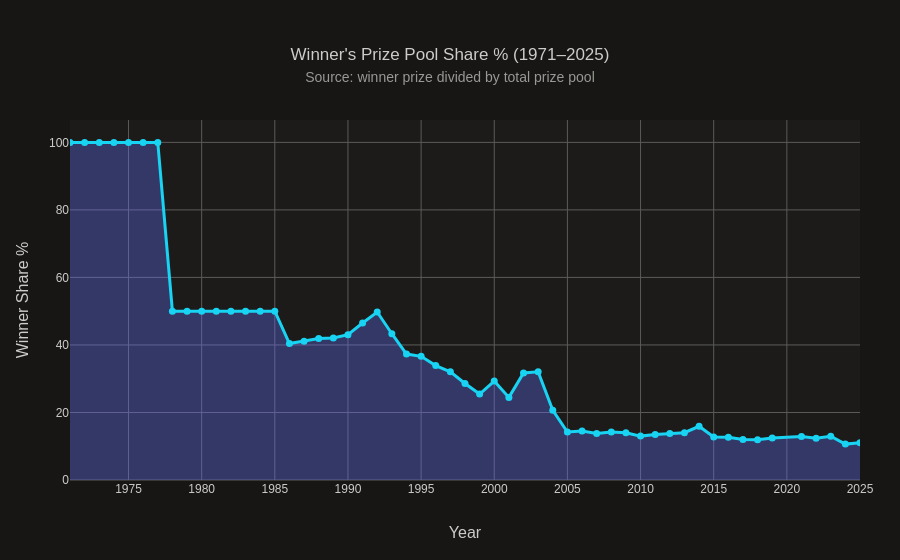

Notebook code cell kept with this figure:
### Markdown cell above
## Figure 2: Winner Share of Prize Pool

### Code cell
fig2 = go.Figure()

fig2.add_trace(go.Scatter(
    x=yearly["year"],
    y=yearly["winner_share_pct"],
    mode="lines+markers",
    fill="tozeroy",
    fillcolor="rgba(99, 110, 250, 0.35)",
    line=dict(width=3),
    marker=dict(size=7),
    name="Winner Share %"
))

fig2.update_layout(
    title=dict(
        text="Winner's Prize Pool Share % (1971–2025)<br>"
             "<span style='font-size:14px;font-weight:normal;color:#9a9896;'>"
             "Source: winner prize divided by total prize pool</span>"
    ),
    showlegend=False
)

fig2.update_xaxes(title_text="Year", dtick=5)
fig2.update_yaxes(title_text="Winner Share %")
fig2.write_html(CHARTS / "winner_share_trend.html", include_plotlyjs="cdn")
fig2.show()

### Figure 1 — Plotly figure (JSON) as saved in the notebook; plotly's stock layout.template omitted (floating-point values rounded to 4 significant figures)
{"data": [{"fill": "tozeroy", "fillcolor": "rgba(99, 110, 250, 0.35)", "line": {"width": 3}, "marker": {"size": 7}, "mode": "lines+markers", "name": "Winner Share %", "type": "scatter", "x": [1971, 1972, 1973, 1974, 1975, 1976, 1977, 1978, 1979, 1980, 1981, 1982, 1983, 1984, 1985, 1986, 1987, 1988, 1989, 1990, 1991, 1992, 1993, 1994, 1995, 1996, 1997, 1998, 1999, 2000, 2001, 2002, 2003, 2004, 2005, 2006, 2007, 2008, 2009, 2010, 2011, 2012, 2013, 2014, 2015, 2016, 2017, 2018, 2019, 2021, 2022, 2023, 2024, 2025], "y": [100.0, 100.0, 100.0, 100.0, 100.0, 100.0, 100.0, 50.0, 50.0, 50.0, 50.0, 50.0, 50.0, 50.0, 50.0, 40.43, 41.12, 41.92, 42.06, 43.04, 46.51, 49.75, 43.33, 37.31, 36.63, 33.9, 32.05, 28.57, 25.45, 29.3, 24.47, 31.7, 32.04, 20.64, 14.2, 14.54, 13.8, 14.2, 14.0, 13.0, 13.5, 13.75, 14.0, 15.92, 12.73, 12.64, 12.01, 11.89, 12.41, 12.9, 12.38, 12.96, 10.63, 11.05]}], "layout": {"showlegend": false, "title": {"text": "Winner's Prize Pool Share % (1971–2025)<br><span style='font-size:14px;font-weight:normal;color:#9a9896;'>Source: winner prize divided by total prize pool</span>"}, "xaxis": {"dtick": 5, "title": {"text": "Year"}}, "yaxis": {"title": {"text": "Winner Share %"}}}}
